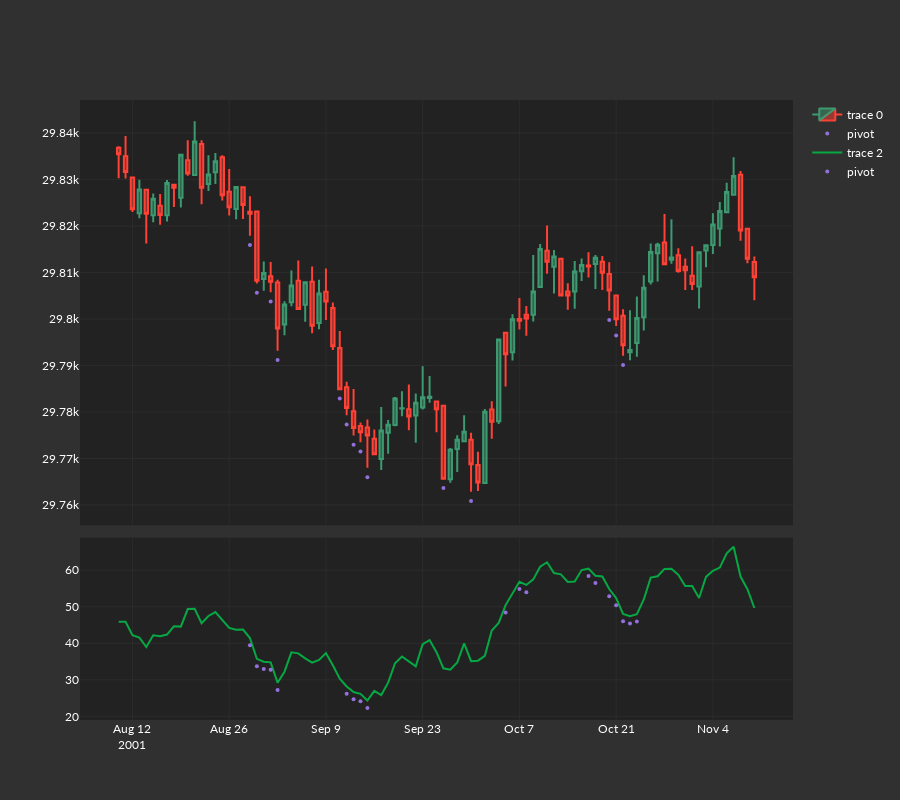

The notebook cell this image was saved under:
### Code cell
fig = make_subplots(
    rows=2,
    cols=1,
    row_heights=[0.7, 0.3],
    shared_xaxes=True,
    vertical_spacing=0.02,
)
fig.append_trace(
    go.Candlestick(
        x=df.index,
        open=df["open"],
        high=df["high"],
        low=df["low"],
        close=df["close"],
    ),
    row=1,
    col=1,
)

fig.add_scatter(
    x=df.index,
    y=df["piv_point_graph"].values - 2,
    mode="markers",
    marker=dict(size=4, color="MediumPurple"),
    name="pivot",
    row=1,
    col=1,
)

fig.append_trace(
    go.Scatter(x=df.index, y=df["rsi"]),
    row=2,
    col=1,
)
fig.add_scatter(
    x=df.index,
    y=df["rsi_low_graph"].values - 2,
    mode="markers",
    marker=dict(size=4, color="MediumPurple"),
    name="pivot",
    row=2,
    col=1,
)
fig.update_layout(
    xaxis_rangeslider_visible=False,
    height=800,
)
fig.show()
